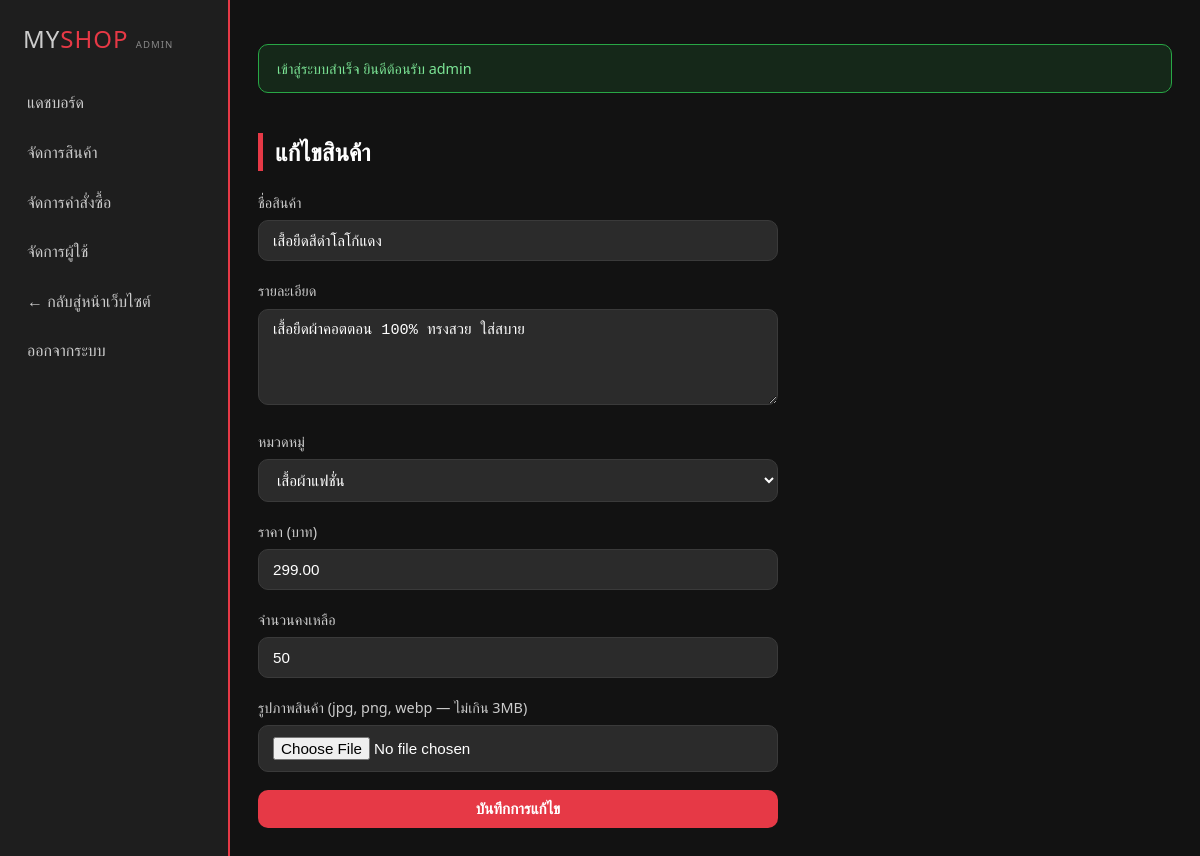
/admin/product-form.php?id=1 (signed in), run on the app's committed database.
### tables this page shows
CREATE TABLE products (
    id INT AUTO_INCREMENT PRIMARY KEY,
    category_id INT DEFAULT NULL,
    name VARCHAR(150) NOT NULL,
    description TEXT,
    price DECIMAL(10,2) NOT NULL DEFAULT 0,
    stock INT NOT NULL DEFAULT 0,
    image VARCHAR(255) DEFAULT 'no-image.png',
    is_active TINYINT(1) NOT NULL DEFAULT 1,
    created_at TIMESTAMP DEFAULT CURRENT_TIMESTAMP,
    FOREIGN KEY (category_id) REFERENCES categories(id) ON DELETE SET NULL
);

CREATE TABLE categories (
    id INT AUTO_INCREMENT PRIMARY KEY,
    name VARCHAR(100) NOT NULL,
    slug VARCHAR(100) NOT NULL UNIQUE
);

### includes/functions.php (called while the page is built, shortened)
<?php
function clean($str) {
    return htmlspecialchars(trim($str ?? ''), ENT_QUOTES, 'UTF-8');
}

### admin/product-form.php (the view, shortened to what this page needs)
<?php
require_once __DIR__ . '/../includes/functions.php';
$pdo = getDB();
$id = (int)($_GET['id'] ?? 0);
$product = ['id' => 0, 'name' => '', 'description' => '', 'price' => '', 'stock' => '', 'category_id' => '', 'image' => 'no-image.png'];
if ($id > 0) {
    $stmt = $pdo->prepare('SELECT * FROM products WHERE id = ?');
    $stmt->execute([$id]);
    $found = $stmt->fetch();
    if ($found) $product = $found;
}
$categories = $pdo->query('SELECT * FROM categories ORDER BY name')->fetchAll();
require __DIR__ . '/includes/admin_header.php';
?>
<h2 class="section-title"><?= $id > 0 ? 'แก้ไขสินค้า' : 'เพิ่มสินค้าใหม่' ?></h2>
<form method="POST" enctype="multipart/form-data" style="max-width:520px;">
    <div class="form-group">
        <label>ชื่อสินค้า</label>
        <input type="text" name="name" class="form-control" required value="<?= clean($product['name']) ?>">
    </div>
    <div class="form-group">
        <label>รายละเอียด</label>
        <textarea name="description" class="form-control" rows="4"><?= clean($product['description']) ?></textarea>
    </div>
    <div class="form-group">
        <label>หมวดหมู่</label>
        <select name="category_id" class="form-control">
            <?php foreach ($categories as $c): ?>
                <option value="<?= (int)$c['id'] ?>" <?= (int)($product['category_id'] ?? 0) === (int)$c['id'] ? 'selected' : '' ?>>
                    <?= clean($c['name']) ?>
                </option>
            <?php endforeach; ?>
        </select>
    </div>
    <div class="form-group">
        <label>ราคา (บาท)</label>
        <input type="number" step="0.01" min="0" name="price" class="form-control" required value="<?= clean($product['price']) ?>">
    </div>
    <div class="form-group">
        <label>จำนวนคงเหลือ</label>
        <input type="number" min="0" name="stock" class="form-control" required value="<?= clean($product['stock']) ?>">
    </div>
    <div class="form-group">
        <label>รูปภาพสินค้า (jpg, png, webp — ไม่เกิน 3MB)</label>
        <input type="file" name="image" class="form-control" accept=".jpg,.jpeg,.png,.webp">
    </div>
    <button type="submit" class="btn btn-primary btn-block"><?= $id > 0 ? 'บันทึกการแก้ไข' : 'เพิ่มสินค้า' ?></button>
</form>
<?php require __DIR__ . '/includes/admin_footer.php'; ?>

### assets/css/style.css (style rules this page uses)
:root { --color-red: #e63946; --color-red-dark: #b0212c; --color-black: #121212; --color-dark: #1e1e1e; --color-gray: #2b2b2b; --color-gray-light: #f2f2f2; --color-text: #eaeaea; --radius: 10px; --shadow: 0 4px 14px rgba(0,0,0,.35); --transition: all .25s ease; }
* { box-sizing: border-box; margin: 0; padding: 0; }
body { font-family: 'Segoe UI', 'Sarabun', Tahoma, sans-serif; background: var(--color-black); color: var(--color-text); line-height: 1.6; }
.btn { display: inline-block; padding: 10px 22px; border-radius: var(--radius); border: none; cursor: pointer; font-weight: 600; font-size: .95rem; transition: var(--transition); }
.btn-primary { background: var(--color-red); color: #fff; }
.btn-block { width: 100%; }
.section-title { font-size: 1.5rem; color: #fff; margin: 40px 0 20px; border-left: 5px solid var(--color-red); padding-left: 12px; }
.form-group { margin-bottom: 18px; }
.form-group label { display: block; margin-bottom: 6px; color: #ccc; font-size: .9rem; }
.form-control { width: 100%; padding: 11px 14px; background: var(--color-gray); border: 1px solid #3a3a3a; border-radius: var(--radius); color: #fff; font-size: .95rem; transition: var(--transition); }

### data on the page
products: name "เสื้อยืดสีดำโลโก้แดง", description "เสื้อยืดผ้าคอตตอน 100% ทรงสวย ใส่สบาย", category_id "เสื้อผ้าแฟชั่น", price "299.00", stock "50"

### other printed values
$flash['message'] "เข้าสู่ระบบสำเร็จ ยินดีต้อนรับ admin"
